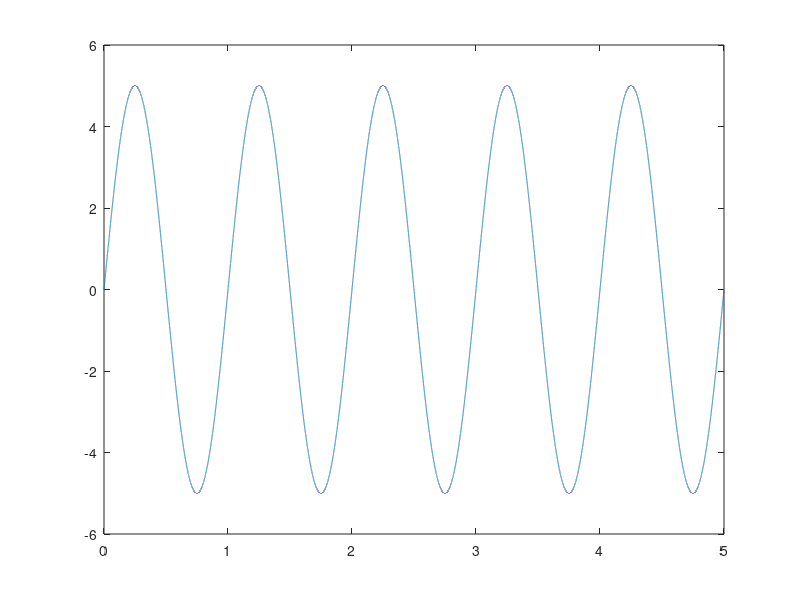

Reproduce this figure in MATLAB.
T = 5000;  %Total time in ms
dt = 0.04; %Integration time step in ms 
nt = round(T/dt); %Time steps

A = 5; % wave amplitude
f = 1; % oscillation frequency (Hz)
omega =  2*pi*f; % angular frequency, the rate of change of the function argument (radians per second)
phase = 0; % phase
 
x = (1:1:nt) * dt/1000;
y = A * sin(omega*x + phase);
 
plot(x,y)
 